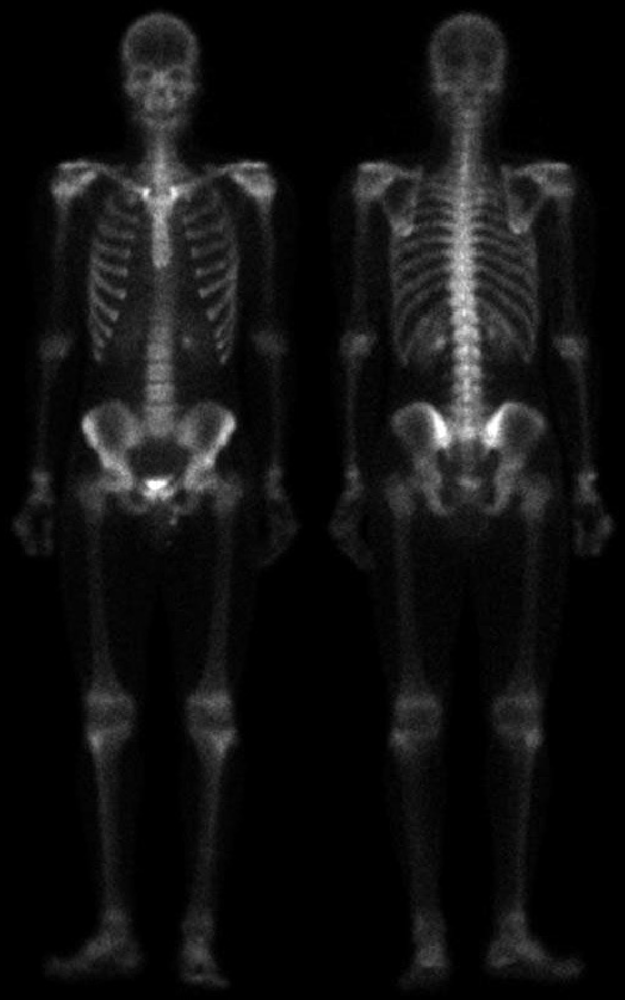
#> input picture Lab2/src/bonescan.tif, 625 x 1000 px, shrunk from 1026 x 1641 before the run
$ jupyter execute --allow-errors Cw12.ipynb
#> lines starting #> are read from the running program, lines starting #| are printed output that depends on the picture
### Ćwiczenie 12
Naszym celem jest poprawa jakości obrazu za pomocą kolejnego
stosowania różnych przekształceń i filtrów. Zastosuj złożone, wieloetapowe podej-
ście do poprawy jakości przedstawione na wykładzie pt. „Filtracja w dziedzinie prze-
strzennej”

[cell 1]
import matplotlib.pyplot as plt
import cv2
from numpy import emath, abs, sqrt
import skimage.morphology as morph
from skimage.filters import rank,sobel,laplace,unsharp_mask,gaussian

[cell 2]
# Załadowanie pliku .tiff
img = cv2.imread("src/bonescan.tif")
#> img is the input picture: shape (1000, 625, 3); min 0, max 255, mean 17.1

1. Skan PET ciała człowieka
   * wysoki poziom szumów
   * dominacja ciemnych i jasnych poziomów szarości
2. Laplasjan obrazu 1. z maską 3 × 3
   * obraz przeskalowano do zakresu [0, 255]
3. Suma obrazów 1. i 2.
   * uwydatnienie drobnych szczegółów
   * wciąż zauważamy spory poziom szumów
4. Gradient Sobela obrazu 1. \
   M (x, y) ≈ |gx| + |gy|
   * uwydatnienie brzegów

[cell 3]
plt.figure(figsize=(18, 10))
plt.subplot(1,4,1)
plt.imshow(img)
plt.title("Obraz orginalny")

plt.subplot(1,4,2)
lap_img = laplace(img)
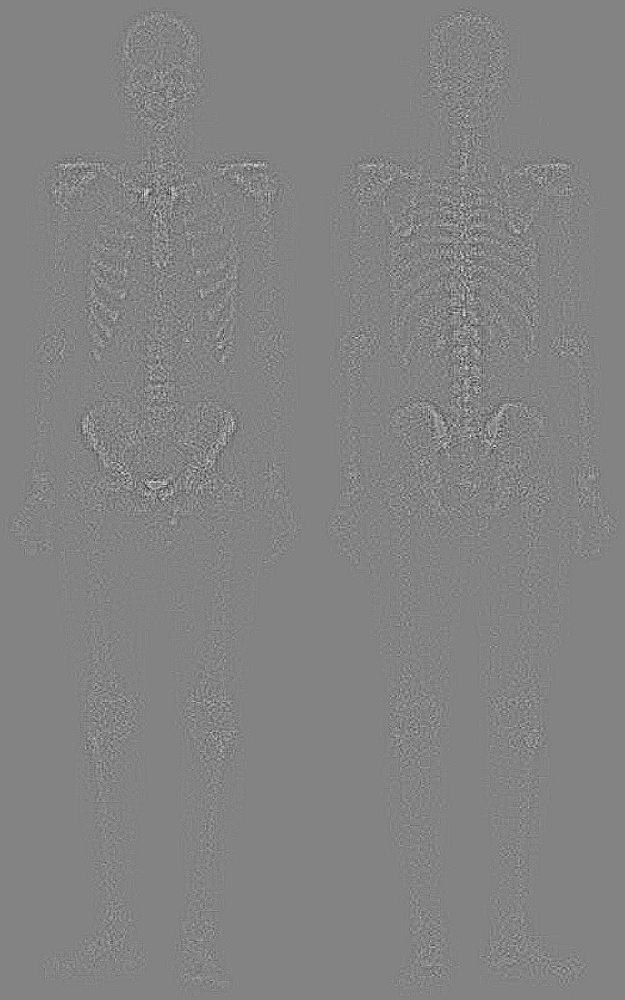
#> lap_img: shape (1000, 625, 3) float64; min -0.259, max 0.243, mean -1.98e-18; drawn with min black and max white
plt.imshow(lap_img)
plt.title("Laplajans")

plt.subplot(1,4,3)
sum_img = img + lap_img
plt.imshow(sum_img)
plt.title("Suma org + Laplajans")

plt.subplot(1,4,4)
sob_img = sobel(img)
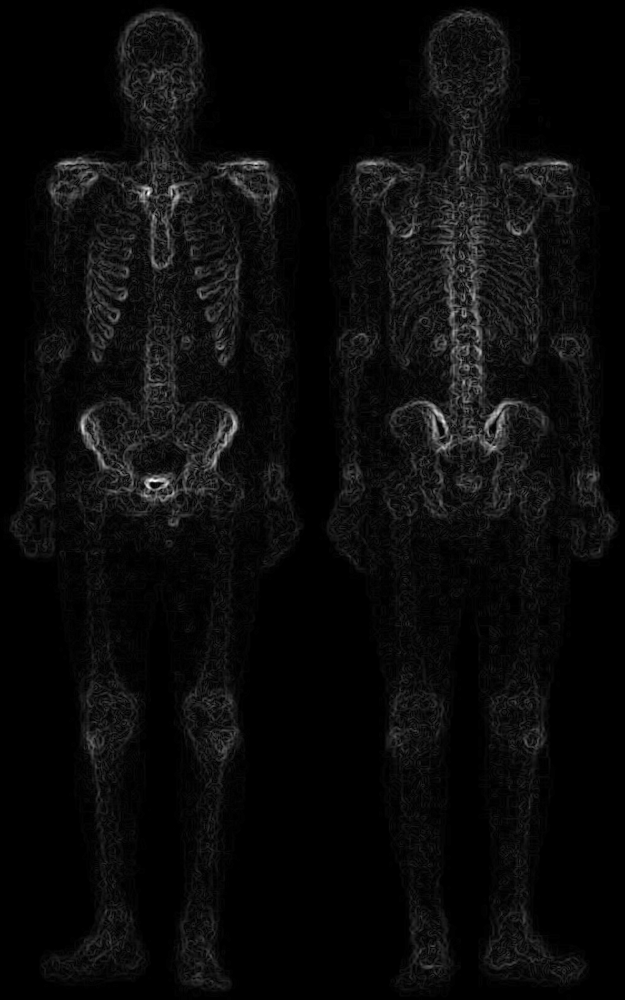
#> sob_img: shape (1000, 625, 3) float64; min 0, max 0.218, mean 0.00929; drawn with min black and max white
plt.imshow(sob_img)
plt.title("Sobel")

plt.tight_layout()
plt.show()
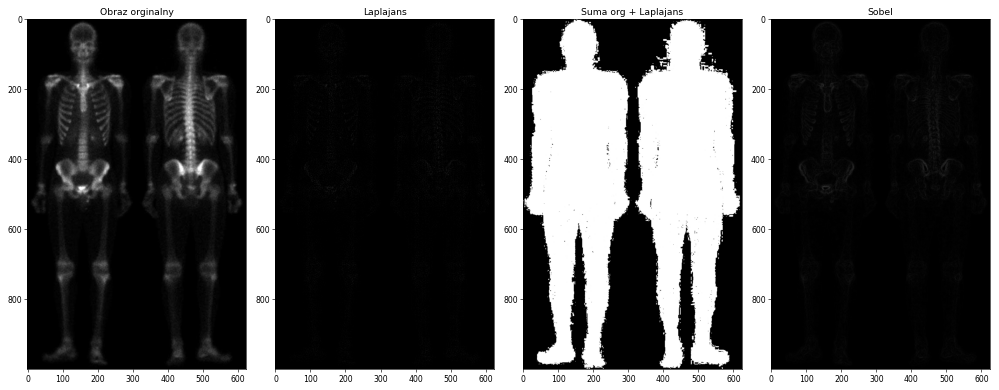
#> figure drawn by matplotlib, 4 panels
